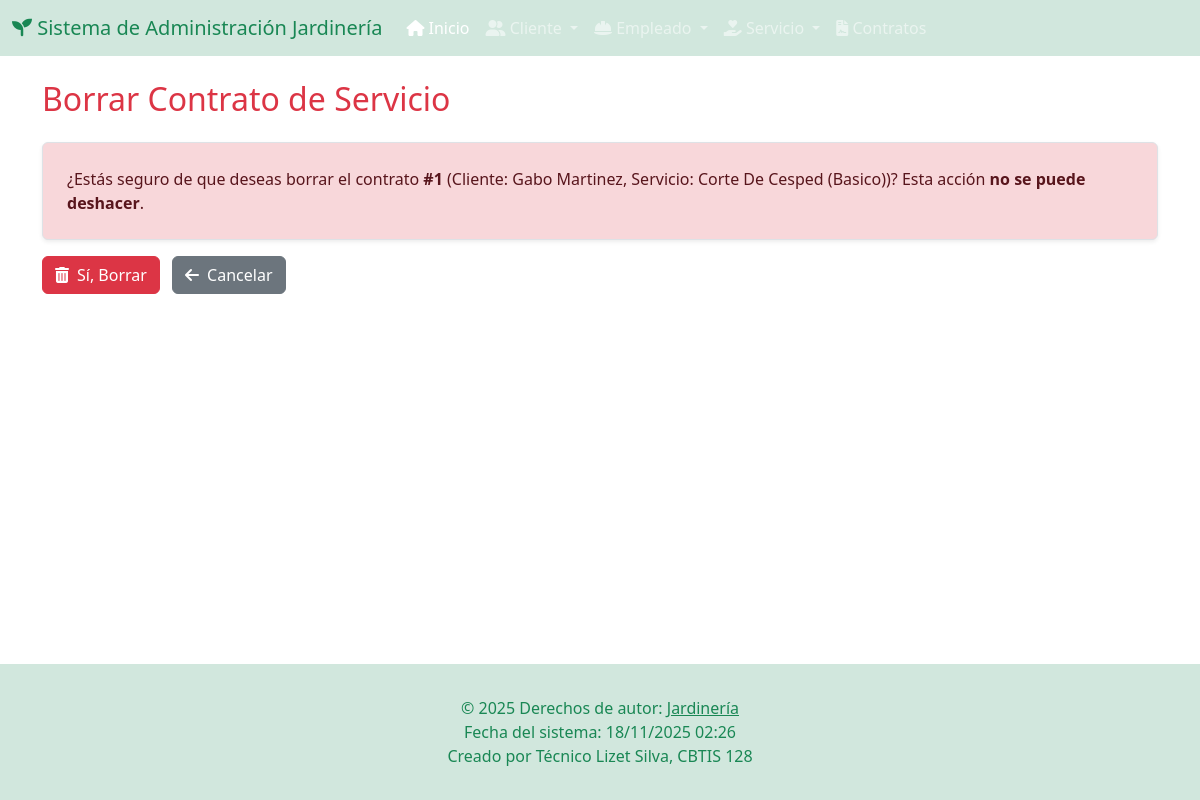
/jardineria/contratos/borrar/1/, run on the app's committed database.
### app_Jardineria/models.py (models this page shows, shortened)
class ContratoServicio(models.Model):
    cliente = models.ForeignKey(Cliente, on_delete=models.CASCADE, related_name='contratos')
    servicio = models.ForeignKey(Servicio, on_delete=models.CASCADE, related_name='contratos')
    empleados = models.ManyToManyField(Empleado, related_name='servicios_asignados')
    fecha_contrato = models.DateField(auto_now_add=True)
    fecha_programada = models.DateField()
    estado = models.CharField(
        max_length=20,
        choices=[
            ('PENDIENTE', 'Pendiente'),
            ('EN_PROGRESO', 'En Progreso'),
            ('COMPLETADO', 'Completado'),
            ('CANCELADO', 'Cancelado'),
        ],
        default='PENDIENTE'
    )
    observaciones = models.TextField(blank=True, null=True)
    costo_total = models.DecimalField(max_digits=10, decimal_places=2, blank=True, null=True) # Se puede calcular

class Cliente(models.Model):
    nombre = models.CharField(max_length=100)
    apellido = models.CharField(max_length=100)
    telefono = models.CharField(max_length=15, unique=True)
    email = models.EmailField(unique=True)
    direccion = models.CharField(max_length=100) # Corregido Charfield a CharField
    ciudad = models.CharField(max_length=100)
    codigo_postal = models.CharField(max_length=10)

class Servicio(models.Model):
    nombre_servicio = models.CharField(max_length=100)
    descripcion = models.TextField()
    precio = models.DecimalField(max_digits=8, decimal_places=2)
    duracion_estimada_horas = models.DecimalField(max_digits=4, decimal_places=2)
    fecha_creacion = models.DateTimeField(auto_now_add=True)
    activo = models.BooleanField(default=True)
    tipo_servicio = models.CharField(max_length=50, help_text="Ej: Poda, Riego, Diseño, Fumigación")

### app_Jardineria/views.py (the view)
# urls.py: path('contratos/borrar/<int:contrato_id>/', views.borrar_contrato, name='borrar_contrato'), # NUEVA URL
def borrar_contrato(request, contrato_id):
    contrato = get_object_or_404(ContratoServicio, pk=contrato_id)
    if request.method == 'POST':
        contrato.delete()
        return redirect('ver_contratos')
    return render(request, 'contrato/borrar_contrato.html', {'contrato': contrato})

### app_Jardineria/templates/contrato/borrar_contrato.html (shortened to what this page needs)
{% extends 'base.html' %}
  {% block content %}
  <h2 class="mb-4 text-danger">Borrar Contrato de Servicio</h2>
  <div class="alert alert-danger p-4 border rounded shadow-sm">
      ¿Estás seguro de que deseas borrar el contrato <strong>#{{ contrato.id }}</strong> (Cliente: {{ contrato.cliente.nombre }} {{ contrato.cliente.apellido }}, Servicio: {{ contrato.servicio.nombre_servicio }})?
      Esta acción <span class="fw-bold">no se puede deshacer</span>.
  </div>
  <form method="post">
      <button type="submit" class="btn btn-danger me-2"><i class="fas fa-trash-alt me-2"></i>Sí, Borrar</button>
      <a href="{% url 'ver_contratos' %}" class="btn btn-secondary"><i class="fas fa-arrow-left me-2"></i>Cancelar</a>
  </form>
  {% endblock %}

### app_Jardineria/templates/base.html (style rules this page uses)
body { display: flex; flex-direction: column; min-height: 100vh; }

### data on the page
ContratoServicio: id "1", cliente.nombre "Gabo", cliente.apellido "Martinez", servicio.nombre_servicio "Corte De Cesped (Basico)"
